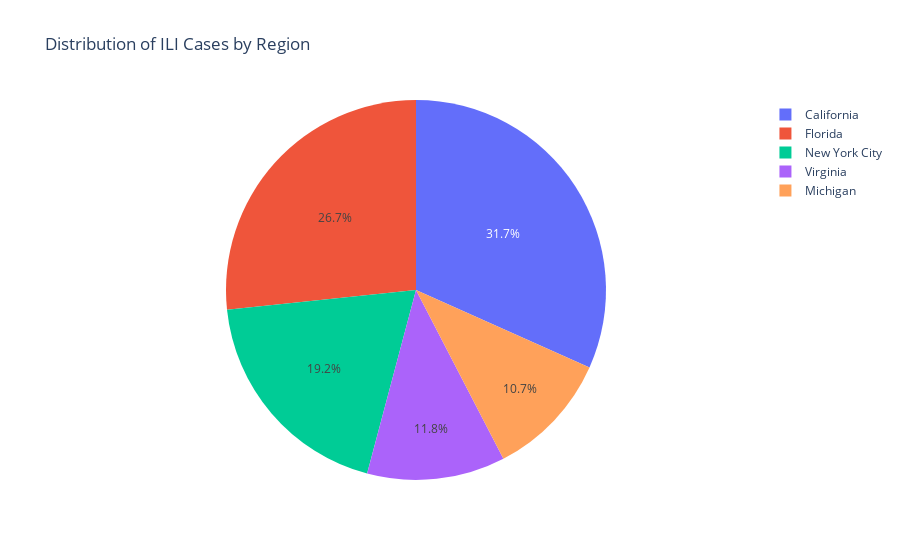

Notebook code for this chart:
### Code cell
region_ili = df_filtered.groupby("REGION")["ILITOTAL"].sum().reset_index()

fig = px.pie(region_ili, names="REGION", values="ILITOTAL",
             title="Distribution of ILI Cases by Region")
fig.show()

### Figure 1 — Plotly figure (JSON) as saved in the notebook; plotly's stock layout.template omitted (floating-point values rounded to 4 significant figures)
{"data": [{"domain": {"x": [0, 1], "y": [0, 1]}, "hovertemplate": "REGION=%{label}<br>ILITOTAL=%{value}<extra></extra>", "labels": ["California", "Florida", "Michigan", "New York City", "Virginia"], "legendgroup": "", "name": "", "showlegend": true, "type": "pie", "values": [280704, 236152, 94859, 170132, 104108]}], "layout": {"legend": {"tracegroupgap": 0}, "title": {"text": "Distribution of ILI Cases by Region"}}}
